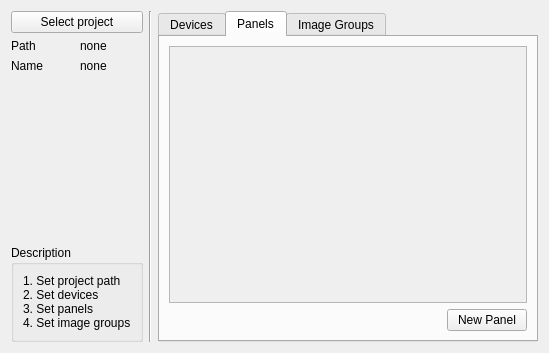
<?xml version="1.0" encoding="UTF-8"?>
<ui version="4.0">
 <class>Form</class>
 <widget class="QWidget" name="Form">
  <property name="geometry">
   <rect>
    <x>0</x>
    <y>0</y>
    <width>549</width>
    <height>353</height>
   </rect>
  </property>
  <property name="windowTitle">
   <string>Form</string>
  </property>
  <layout class="QHBoxLayout" name="horizontalLayout" stretch="0,0,1">
   <property name="sizeConstraint">
    <enum>QLayout::SetDefaultConstraint</enum>
   </property>
   <item>
    <layout class="QVBoxLayout" name="verticalLayout" stretch="0,0,1,0">
     <property name="sizeConstraint">
      <enum>QLayout::SetMaximumSize</enum>
     </property>
     <item>
      <widget class="QPushButton" name="pushButton">
       <property name="text">
        <string>Select project</string>
       </property>
      </widget>
     </item>
     <item>
      <layout class="QGridLayout" name="gridLayout">
       <item row="1" column="1">
        <widget class="QLabel" name="label_4">
         <property name="text">
          <string>none</string>
         </property>
        </widget>
       </item>
       <item row="1" column="0">
        <widget class="QLabel" name="label_3">
         <property name="text">
          <string>Name</string>
         </property>
        </widget>
       </item>
       <item row="0" column="1">
        <widget class="QLabel" name="label_2">
         <property name="text">
          <string>none</string>
         </property>
        </widget>
       </item>
       <item row="0" column="0">
        <widget class="QLabel" name="label">
         <property name="text">
          <string>Path</string>
         </property>
        </widget>
       </item>
      </layout>
     </item>
     <item>
      <spacer name="verticalSpacer">
       <property name="orientation">
        <enum>Qt::Vertical</enum>
       </property>
       <property name="sizeType">
        <enum>QSizePolicy::Expanding</enum>
       </property>
       <property name="sizeHint" stdset="0">
        <size>
         <width>20</width>
         <height>40</height>
        </size>
       </property>
      </spacer>
     </item>
     <item>
      <widget class="QGroupBox" name="groupBox">
       <property name="sizePolicy">
        <sizepolicy hsizetype="Preferred" vsizetype="Minimum">
         <horstretch>0</horstretch>
         <verstretch>0</verstretch>
        </sizepolicy>
       </property>
       <property name="title">
        <string>Description</string>
       </property>
       <layout class="QVBoxLayout" name="verticalLayout_2">
        <item>
         <widget class="QLabel" name="label_5">
          <property name="sizePolicy">
           <sizepolicy hsizetype="Expanding" vsizetype="Minimum">
            <horstretch>1</horstretch>
            <verstretch>1</verstretch>
           </sizepolicy>
          </property>
          <property name="text">
           <string>1. Set project path
2. Set devices
3. Set panels
4. Set image groups</string>
          </property>
          <property name="alignment">
           <set>Qt::AlignLeading|Qt::AlignLeft|Qt::AlignTop</set>
          </property>
          <property name="wordWrap">
           <bool>true</bool>
          </property>
          <property name="margin">
           <number>0</number>
          </property>
         </widget>
        </item>
       </layout>
      </widget>
     </item>
    </layout>
   </item>
   <item>
    <widget class="Line" name="line">
     <property name="orientation">
      <enum>Qt::Vertical</enum>
     </property>
    </widget>
   </item>
   <item>
    <widget class="QTabWidget" name="tabWidget">
     <property name="sizePolicy">
      <sizepolicy hsizetype="Minimum" vsizetype="Expanding">
       <horstretch>0</horstretch>
       <verstretch>0</verstretch>
      </sizepolicy>
     </property>
     <property name="currentIndex">
      <number>1</number>
     </property>
     <widget class="QWidget" name="devicesTab">
      <attribute name="title">
       <string>Devices</string>
      </attribute>
      <layout class="QVBoxLayout" name="verticalLayout_5" stretch="0,0">
       <item>
        <widget class="QScrollArea" name="scrollArea">
         <property name="widgetResizable">
          <bool>true</bool>
         </property>
         <widget class="QWidget" name="scrollAreaWidgetContents">
          <property name="geometry">
           <rect>
            <x>0</x>
            <y>0</y>
            <width>344</width>
            <height>255</height>
           </rect>
          </property>
         </widget>
        </widget>
       </item>
       <item>
        <layout class="QHBoxLayout" name="horizontalLayout_3">
         <item>
          <spacer name="horizontalSpacer_2">
           <property name="orientation">
            <enum>Qt::Horizontal</enum>
           </property>
           <property name="sizeHint" stdset="0">
            <size>
             <width>40</width>
             <height>20</height>
            </size>
           </property>
          </spacer>
         </item>
         <item>
          <widget class="QPushButton" name="pushButton_3">
           <property name="text">
            <string>New Device</string>
           </property>
          </widget>
         </item>
        </layout>
       </item>
      </layout>
     </widget>
     <widget class="QWidget" name="panelsTab">
      <attribute name="title">
       <string>Panels</string>
      </attribute>
      <layout class="QVBoxLayout" name="verticalLayout_3">
       <item>
        <widget class="QScrollArea" name="scrollArea_3">
         <property name="widgetResizable">
          <bool>true</bool>
         </property>
         <widget class="QWidget" name="scrollAreaWidgetContents_3">
          <property name="geometry">
           <rect>
            <x>0</x>
            <y>0</y>
            <width>344</width>
            <height>255</height>
           </rect>
          </property>
         </widget>
        </widget>
       </item>
       <item>
        <layout class="QHBoxLayout" name="horizontalLayout_4">
         <item>
          <spacer name="horizontalSpacer_3">
           <property name="orientation">
            <enum>Qt::Horizontal</enum>
           </property>
           <property name="sizeHint" stdset="0">
            <size>
             <width>40</width>
             <height>20</height>
            </size>
           </property>
          </spacer>
         </item>
         <item>
          <widget class="QPushButton" name="pushButton_4">
           <property name="text">
            <string>New Panel</string>
           </property>
          </widget>
         </item>
        </layout>
       </item>
      </layout>
     </widget>
     <widget class="QWidget" name="imageGroupsTab">
      <property name="accessibleName">
       <string/>
      </property>
      <attribute name="title">
       <string>Image Groups</string>
      </attribute>
      <layout class="QVBoxLayout" name="verticalLayout_4" stretch="0,0">
       <item>
        <widget class="QScrollArea" name="scrollArea_2">
         <property name="widgetResizable">
          <bool>true</bool>
         </property>
         <widget class="QWidget" name="scrollAreaWidgetContents_2">
          <property name="geometry">
           <rect>
            <x>0</x>
            <y>0</y>
            <width>344</width>
            <height>255</height>
           </rect>
          </property>
         </widget>
        </widget>
       </item>
       <item>
        <layout class="QHBoxLayout" name="horizontalLayout_2">
         <property name="sizeConstraint">
          <enum>QLayout::SetMinimumSize</enum>
         </property>
         <item>
          <spacer name="horizontalSpacer">
           <property name="orientation">
            <enum>Qt::Horizontal</enum>
           </property>
           <property name="sizeType">
            <enum>QSizePolicy::Expanding</enum>
           </property>
           <property name="sizeHint" stdset="0">
            <size>
             <width>40</width>
             <height>20</height>
            </size>
           </property>
          </spacer>
         </item>
         <item>
          <widget class="QPushButton" name="pushButton_2">
           <property name="text">
            <string>New Image Group</string>
           </property>
          </widget>
         </item>
        </layout>
       </item>
      </layout>
     </widget>
    </widget>
   </item>
  </layout>
 </widget>
 <resources/>
 <connections/>
</ui>
